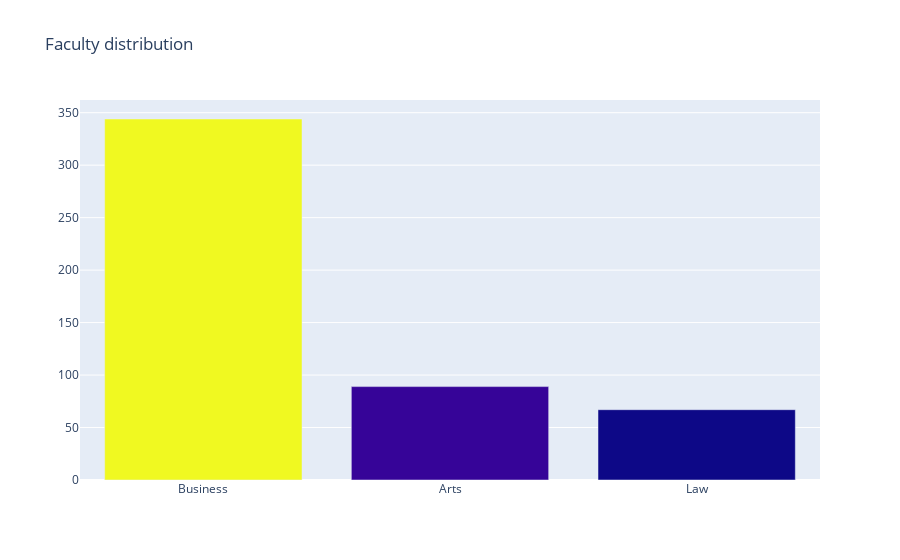

This figure's notebook cell:
### Code cell
faculty = tb['Faculty'].value_counts()

trace = go.Bar(
    x=faculty.index,
    y=faculty.values,
    marker=dict(
        #color = np.random.randn(500), #set color equal to a variable
        color = cnt_srs.values,
        #colorscale='Jet',
        showscale=False,
      
    ),
)

layout = go.Layout(
    title='Faculty distribution'
)

data = [trace]
fig = go.Figure(data=data, layout=layout)

py.iplot(fig, filename="tenure")

### Figure 1 — Plotly figure (JSON) as saved in the notebook; plotly's stock layout.template omitted (floating-point values rounded to 4 significant figures)
{"data": [{"marker": {"color": [344, 89, 67], "showscale": false}, "type": "bar", "x": ["Business", "Arts", "Law"], "y": [344, 89, 67]}], "layout": {"title": {"text": "Faculty distribution"}}}
